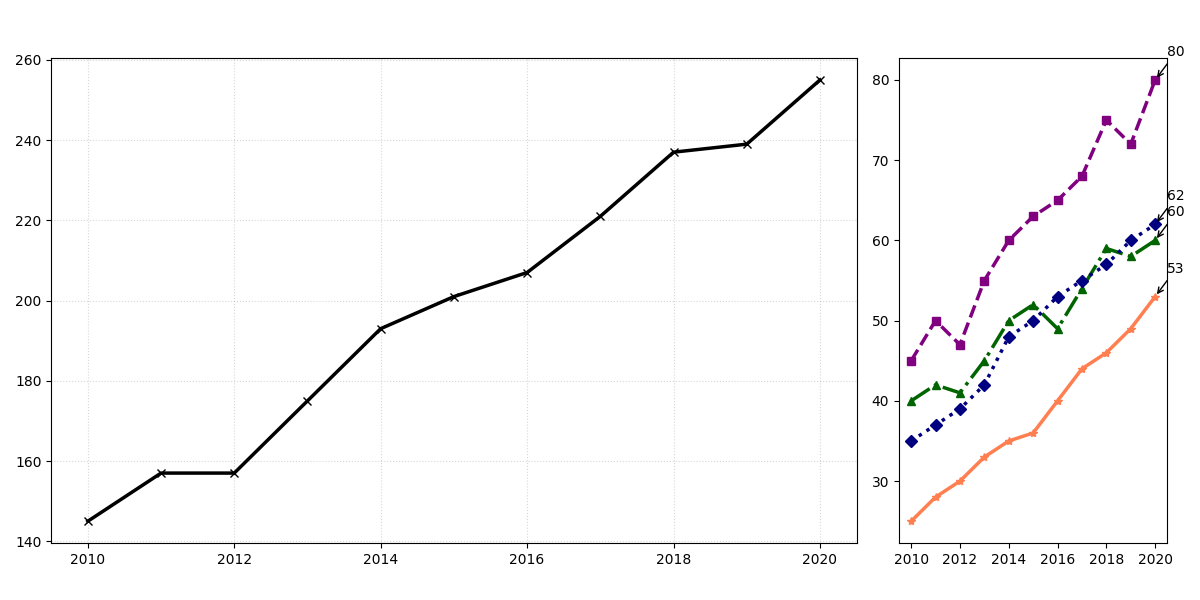

Write the Python code that produced this figure.
import matplotlib.pyplot as plt
import numpy as np

years = np.arange(2010, 2021)

action_sales = np.array([45, 50, 47, 55, 60, 63, 65, 68, 75, 72, 80])
comedy_sales = np.array([40, 42, 41, 45, 50, 52, 49, 54, 59, 58, 60])
drama_sales = np.array([35, 37, 39, 42, 48, 50, 53, 55, 57, 60, 62])
scifi_sales = np.array([25, 28, 30, 33, 35, 36, 40, 44, 46, 49, 53])

fig, (ax1, ax2) = plt.subplots(1, 2, figsize=(12, 6), gridspec_kw={'width_ratios': [3, 1]})

total_sales = action_sales + comedy_sales + drama_sales + scifi_sales
ax1.plot(years, total_sales, marker='x', linestyle='-', color='black', linewidth=2.5)
ax1.grid(axis='both', linestyle=':', alpha=0.5)

ax2.plot(years, action_sales, marker='s', linestyle='--', color='purple', linewidth=2.5)
ax2.plot(years, comedy_sales, marker='^', linestyle='-.', color='darkgreen', linewidth=2.5)
ax2.plot(years, drama_sales, marker='D', linestyle=':', color='navy', linewidth=2.5)
ax2.plot(years, scifi_sales, marker='*', linestyle='-', color='coral', linewidth=2.5)

annotations = {
    'Action': (years[np.argmax(action_sales)], max(action_sales)),
    'Comedy': (years[np.argmax(comedy_sales)], max(comedy_sales)),
    'Drama': (years[np.argmax(drama_sales)], max(drama_sales)),
    'Sci-Fi': (years[np.argmax(scifi_sales)], max(scifi_sales))
}

for genre, (year, value) in annotations.items():
    ax2.annotate(f'{value}', xy=(year, value), xytext=(year + 0.5, value + 3),
                 arrowprops=dict(facecolor='red', linestyle='-', arrowstyle="->"))

plt.tight_layout(rect=[0, 0.03, 1, 0.95])
plt.show()
